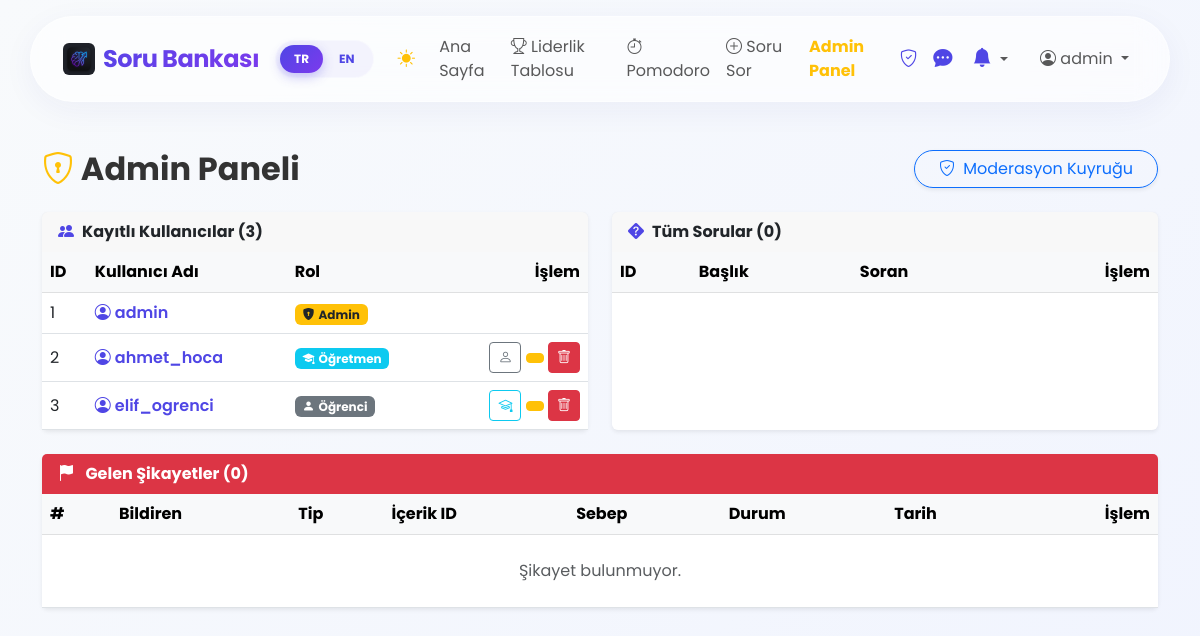
The page /admin (signed in) on the database its author committed.
### tables this page shows
CREATE TABLE users (
    id            INT          NOT NULL AUTO_INCREMENT,
    username      VARCHAR(50)  NOT NULL,
    email         VARCHAR(100) NOT NULL,
    password      VARCHAR(255) NOT NULL,
    role          ENUM('student','teacher','admin') NOT NULL DEFAULT 'student',
    profile_photo VARCHAR(255)            DEFAULT NULL,
    cover_photo   VARCHAR(255)            DEFAULT NULL,
    bio           TEXT                    DEFAULT NULL,
    points        INT                     DEFAULT 0,
    google_id     VARCHAR(255)            DEFAULT NULL,
    reset_token   VARCHAR(255)            DEFAULT NULL,
    reset_expires DATETIME                DEFAULT NULL,
    created_at    TIMESTAMP               DEFAULT CURRENT_TIMESTAMP,
    is_banned     TINYINT(1)              NOT NULL DEFAULT 0,
    PRIMARY KEY (id),
    UNIQUE KEY uq_username (username),
    UNIQUE KEY uq_email    (email)
);

### views/admin.php (the view, shortened to what the rows shown need)
<div class="row">
    <div class="col-12 mb-4 d-flex justify-content-between align-items-center flex-wrap gap-2">
        <h2 class="fw-bold mb-0"><i class="bi bi-shield-lock text-warning"></i> <?= __('admin_dashboard') ?></h2>
    </div>
    <div class="col-md-6 mb-4">
        <div class="card shadow-sm border-0 h-100">
            <div class="card-body p-0">
                <div class="table-responsive">
                    <table class="table table-hover mb-0 align-middle">
                        <thead class="table-light">
                            <tr>
                                <th><?= __('id') ?></th>
                                <th><?= __('username_label') ?></th>
                                <th><?= __('role') ?></th>
                                <th class="text-end"><?= __('actions') ?></th>
                            </tr>
                        </thead>
                        <tbody>
                            <?php foreach($users as $u): ?>
                            <tr>
                                <td><?= $u['id'] ?></td>
                                <td>
                                    <a href="<?= BASE_URL ?>/profile/<?= $u['id'] ?>" class="text-decoration-none fw-semibold text-primary" title="Kullanıcı Profilini Görüntüle">
                                        <i class="bi bi-person-circle me-1"></i><?= htmlspecialchars($u['username']) ?>
                                    </a>
                                </td>
                                <td>
                                    <?php if ($u['role'] === 'admin'): ?>
                                        <span class="badge bg-warning text-dark"><i class="bi bi-shield-lock-fill me-1"></i><?= __('admin') ?></span>
                                    <?php elseif ($u['role'] === 'teacher'): ?>
                                        <span class="badge bg-info text-white"><i class="bi bi-mortarboard-fill me-1"></i><?= __('teacher') ?></span>
                                    <?php else: ?>
                                        <span class="badge bg-secondary"><i class="bi bi-person-fill me-1"></i><?= __('student') ?></span>
                                    <?php endif; ?>
                                </td>
                                <td class="text-end">
                                    <?php if($u['role'] !== 'admin'): ?>
                                        <?php if ($u['role'] === 'student'): ?>
                                            <a href="<?= BASE_URL ?>/admin/toggle_role/<?= $u['id'] ?>/teacher" class="btn btn-sm btn-outline-info" title="Öğretmen Yetkisi Ver" onclick="return confirm('Bu kullanıcıya Öğretmen rolü atansın mı?');">
                                                <i class="bi bi-mortarboard"></i>
                                            </a>
                                        <?php else: ?>
                                            <a href="<?= BASE_URL ?>/admin/toggle_role/<?= $u['id'] ?>/student" class="btn btn-sm btn-outline-secondary" title="Öğrenciye Çevir" onclick="return confirm('Bu kullanıcı Öğrenci rolüne çekilsin mi?');">
                                                <i class="bi bi-person"></i>
                                            </a>
                                        <?php endif; ?>
                                        <?php if(isset($u['is_banned']) && $u['is_banned']): ?>
                                            <a href="<?= BASE_URL ?>/admin/toggle_ban/<?= $u['id'] ?>/0" class="btn btn-sm btn-success" title="Engeli Kaldır"><i class="bi bi-unlock"></i></a>
                                        <?php else: ?>
                                            <a href="<?= BASE_URL ?>/admin/toggle_ban/<?= $u['id'] ?>/1" class="btn btn-sm btn-warning" onclick="return confirm('Kullanıcı askıya alınsın mı?');" title="Kullanıcıyı Banla"><i class="bi bi-ban"></i></a>
                                        <?php endif; ?>
                                    <a href="<?= BASE_URL ?>/admin/delete_user/<?= $u['id'] ?>" class="btn btn-sm btn-danger" onclick="return confirm('<?= __('delete_user_confirm') ?>');" title="Kullanıcıyı Sil"><i class="bi bi-trash"></i></a>
                                    <?php endif; ?>
                                </td>
                            </tr>
                            <?php endforeach; ?>
                        </tbody>
                    </table>
                </div>
            </div>
        </div>
    </div>
    <div class="col-md-6 mb-4">
        <div class="card shadow-sm border-0 h-100">
            <div class="card-body p-0">
                <div class="table-responsive">
                    <table class="table table-hover mb-0 align-middle">
                        <thead class="table-light">
                            <tr>
                                <th><?= __('id') ?></th>
                                <th><?= __('title') ?></th>
                                <th><?= __('asker') ?></th>
                                <th class="text-end"><?= __('actions') ?></th>
                            </tr>
                        </thead>
                    </table>
                </div>
            </div>
        </div>
    </div>
</div>
<div class="row" id="reports">
    <div class="col-12 mb-4">
        <div class="card shadow-sm border-0">
            <div class="card-body p-0">
                <div class="table-responsive">
                    <table class="table table-hover mb-0 align-middle">
                        <thead class="table-light">
                            <tr>
                                <th>#</th>
                                <th>Bildiren</th>
                                <th>Tip</th>
                                <th>İçerik ID</th>
                                <th>Sebep</th>
                                <th>Durum</th>
                                <th>Tarih</th>
                                <th class="text-end">İşlem</th>
                            </tr>
                        </thead>
                    </table>
                </div>
            </div>
        </div>
    </div>
</div>
<?php
require __DIR__ . '/layout.php';
?>

### rows shown on the page
users: id "1", username "admin", role "Admin"
users: id "2", username "ahmet_hoca", role "Öğretmen"
users: id "3", username "elif_ogrenci", role "Öğrenci"

### other values the page prints
__('home_link') "Ana Sayfa"
__('leaderboard') "Liderlik Tablosu"
__('ask_question_btn') "Soru Sor"
__('admin_panel') "Admin Panel"
$_SESSION['username'] "admin"
__('admin_dashboard') "Admin Paneli"
__('moderation_queue') "Moderasyon Kuyruğu"
__('registered_users') "Kayıtlı Kullanıcılar"
count($users) "3"
__('id') "ID"
__('username_label') "Kullanıcı Adı"
__('role') "Rol"
__('actions') "İşlem"
__('all_questions') "Tüm Sorular"
count($questions) "0"
